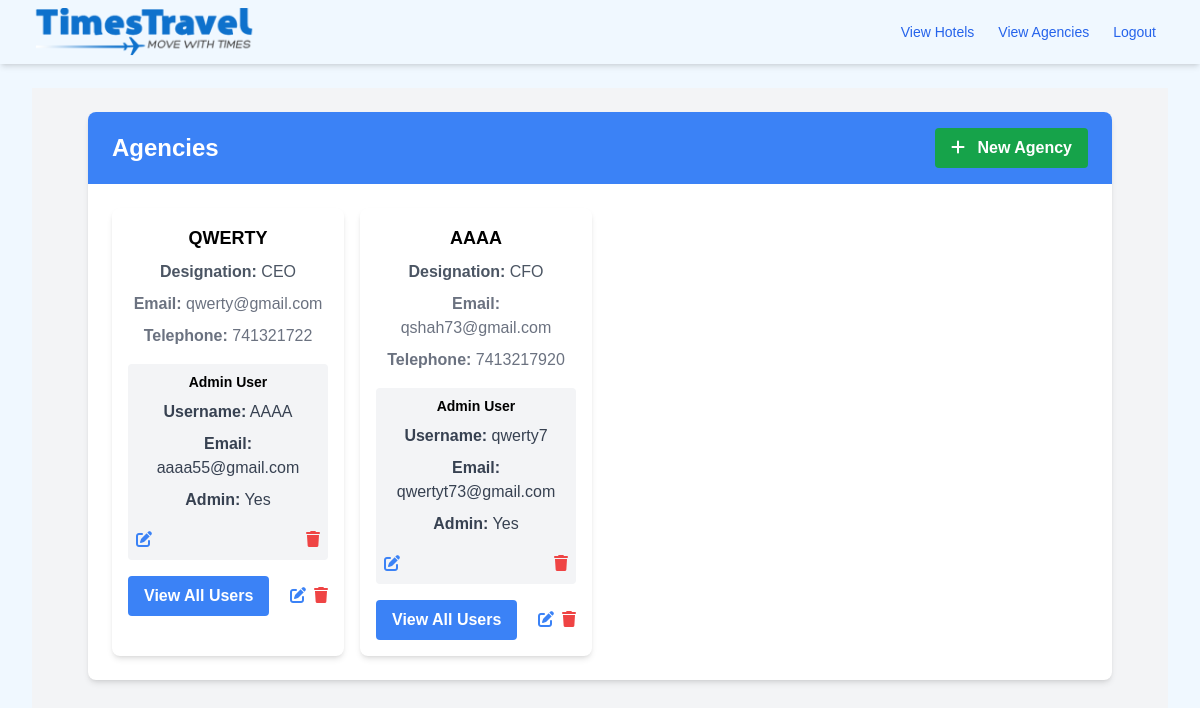
/agencies (signed in), run on the app's committed database.
### app/models.py (models this page shows, shortened)
class Agency(db.Model):
    __tablename__ = 'agencies'
    id = Column(Integer, primary_key=True)
    name = Column(String(128), nullable=False)
    email = Column(String(120), index=True, unique=True, nullable=False)
    designation = Column(String(128), nullable=True)
    telephone = Column(BigInteger, nullable=True)
    users = relationship(
        'User',
        back_populates='agency',
        foreign_keys='User.agency_id'  # Explicitly specify the foreign key column
    )

class User(UserMixin, db.Model):
    __tablename__ = 'users'
    id = Column(Integer, primary_key=True)
    username = Column(String(64), unique=True, nullable=False)
    email = Column(String(120), unique=True, nullable=False)
    hashed_password = Column(String(128), nullable=False)
    is_agency_admin = Column(Boolean, default=False)
    is_admin = Column(Boolean, default=False)
    agency_id = Column(Integer, ForeignKey('agencies.id'), nullable=True)
    agency = relationship(
        'Agency',
        back_populates='users',
        foreign_keys=[agency_id]  # Explicitly specify the foreign key column
    )

### app/routes.py (the view)
@bp.route('/agencies', methods=['GET'])
@login_required
def view_agencies():
    if not is_super_admin():
        flash('You need to be logged in as an admin to access this page.', 'warning')
        return redirect(url_for('main.index'))
    agencies = Agency.query.all()
    return render_template('agencies.html', agencies=agencies)

### app/models.py (called while the page is built)
@login.user_loader
def load_user(id):
    return User.query.get(int(id))

### app/routes.py (called while the page is built)
def is_super_admin():
    if current_user.is_authenticated and current_user.is_admin:
        return True
    return False

### app/templates/agencies.html (shortened to what this page needs)
{% extends "base.html" %}
{% block content %}
<div class="bg-gray-100 min-h-screen py-6">
  <div class="container mx-auto bg-white rounded-lg shadow-md overflow-hidden">
    <div class="bg-blue-500 text-white py-4 px-6 flex justify-between items-center">
      <h1 class="font-bold text-2xl">Agencies</h1>
      <a
        href="{{ url_for('main.create_agency') }}"
        class="bg-green-600 hover:bg-green-700 text-white font-semibold py-2 px-4 rounded transition-colors duration-200"
      >
        <i class="fas fa-plus mr-2"></i> New Agency
      </a>
    </div>
    <div class="py-6 px-6">
      <ul class="grid grid-cols-1 sm:grid-cols-2 md:grid-cols-3 lg:grid-cols-4 gap-4">
        {% for agency in agencies %}
        <li class="bg-white rounded-lg shadow-md overflow-hidden">
          <div class="p-4">
            <h2 class="text-lg font-semibold mb-2">{{ agency.name }}</h2>
            <p class="text-gray-600 mb-2"><strong>Designation:</strong> {{ agency.designation }}</p>
            <p class="text-gray-500 mb-2"><strong>Email:</strong> {{ agency.email }}</p>
            <p class="text-gray-500 mb-4"><strong>Telephone:</strong> {{ agency.telephone }}</p>
            <div class="bg-gray-100 p-2 rounded mb-4">
              <h3 class="font-semibold text-sm mb-2">Admin User</h3>
              {% if agency.users %}
              <div class="text-gray-700">
                <p class="mb-2"><strong>Username:</strong> {{ agency.users[0].username }}</p>
                <p class="mb-2"><strong>Email:</strong> {{ agency.users[0].email }}</p>
                <p><strong>Admin:</strong> {% if agency.users[0].is_agency_admin %} Yes {% else %} No {% endif %}</p>
              </div>
              <div class="flex justify-between items-center mt-4">
                <a href="{{ url_for('main.update_user', user_id=agency.users[0].id) }}" class="text-blue-500 hover:text-blue-600 mr-2">
                    <i class="fas fa-edit"></i>
                </a>
                <form action="{{ url_for('main.delete_user', user_id=agency.users[0].id) }}" method="post" class="inline">
                    <button type="submit" class="text-red-500 hover:text-red-600" onclick="return confirm('Are you sure you want to delete this user?');">
                        <i class="fas fa-trash"></i>
                    </button>
                </form>
              </div>
              {% else %}
              <p class="text-gray-500">No admin user assigned.</p>
              {% endif %}
            </div>
            <div class="flex justify-between items-center">
              <a
                href="{{ url_for('main.view_all_users', agency_id=agency.id) }}"
                class="bg-blue-500 hover:bg-blue-600 text-white font-semibold py-2 px-4 rounded transition-colors duration-200"
              >
                View All Users
              </a>
              <div class="flex items-center">
                <a
                  href="{{  url_for('main.update_agency', agency_id=agency.id) }}"
                  class="text-blue-500 hover:text-blue-600 mr-2"
                >
                  <i class="fas fa-edit"></i>
                </a>
                <form
                  action="{{ url_for('main.delete_agency', agency_id=agency.id) }}"
                  method="post"
                  class="inline"
                >
                  <button type="submit" class="text-red-500 hover:text-red-600">
                    <i class="fas fa-trash"></i>
                  </button>
                </form>
              </div>
            </div>
          </div>
        </li>
        {% endfor %}
      </ul>
    </div>
  </div>
</div>
{% endblock %}

### app/static/css/style.css (style rules this page uses)
body { font-family: Arial, Helvetica, sans-serif; background: url('../images/backpic.jpeg') ; background-position: center; background-repeat: no-repeat; background-size: cover; height: 600px; }

### app/templates/base.html (style rules this page uses)
body { font-family: Arial, sans-serif; background-color: #f0f8ff; text-align: center; }

### data on the page
Agency: name "QWERTY", designation "CEO", email "qwerty@gmail.com", telephone "741321722", username "AAAA", email "aaaa55@gmail.com"
Agency: name "AAAA", designation "CFO", email "qshah73@gmail.com", telephone "7413217920", username "qwerty7", email "qwertyt73@gmail.com"
